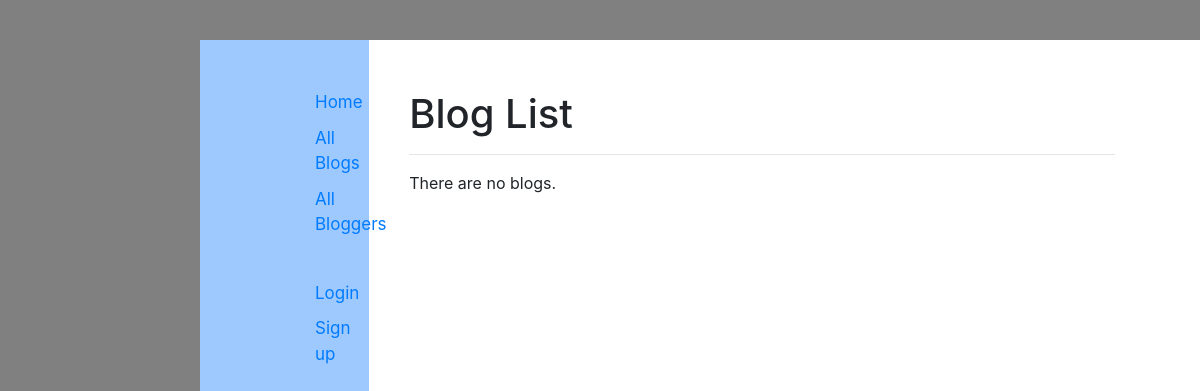
Before: /catalog/blog/blogs/ with the older database file.
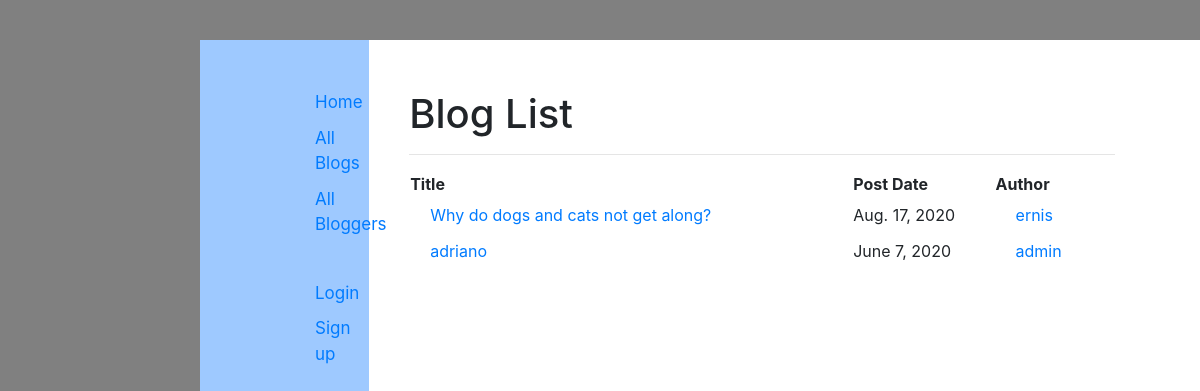
After: the same page with the newer database file.
### catalog/models.py (models this page shows, shortened)
class Blog(models.Model):
    title = models.CharField(max_length = 200)
    post_date = models.DateField( default = date.today)
    author = models.ForeignKey(Blogger, on_delete = models.SET_NULL, null = True)
    description = models.TextField(max_length = 2000, help_text = "Enter your text here.")
    class Meta:
        ordering = ["-post_date"]
    def get_absolute_url(self):
        return reverse('blog-detail', args=[str(self.id)])

class Blogger(models.Model):
    user = models.OneToOneField(User, primary_key=True, on_delete = models.CASCADE)
    first_name = models.CharField(max_length=100, blank=True)
    last_name = models.CharField(max_length=100, blank=True)
    email = models.EmailField(max_length=150, default=False)
    bio = models.TextField(max_length = 500, help_text = "Enter your bio here.")
    class Meta:
        ordering = [ 'user','bio']
    def __str__(self):
        return self.user.username

### catalog/views.py (the view)
# urls.py: path('blog/blogs/', views.BlogListView.as_view(), name = 'blogs'),
class BlogListView( generic.ListView):
    model = Blog

### catalog/templates/catalog/blog_list.html
{% extends "base_generic.html" %}
{% block content %}
  <h1>Blog List</h1>
<hr/>
  {% if blog_list %}
  <table style="width: 100%;">
    <tr>
      <th>Title</th>
      <th>Post Date</th>
      <th>Author</th>
    </tr>
    {% for blog in blog_list %}
    <tr>
      <td><a href="{{ blog.get_absolute_url }}">{{ blog.title }}</a></td>
      <td>{{blog.post_date}}</td>
      <td><a href="{% url 'blogger-detail' blog.author.pk %}"> {{blog.author}}</a></td>
    </tr>
    {% endfor %}
  </table>
  {% else %}
    <p>There are no blogs.</p>
  {% endif %}
{% endblock %}

### catalog/templates/base_generic.html (shortened to what this page needs)
<!DOCTYPE html>
<html lang="en">
<head>
  <link rel="stylesheet" href="https://stackpath.bootstrapcdn.com/bootstrap/4.1.3/css/bootstrap.min.css">
  {% load static %}
  <link rel="stylesheet" href="{% static 'css/styles.css' %}">
</head>
<body>
  <div class="content">
    <div class="row">
      <div class="col-md-2" style="padding-bottom: 850px; background-color:	#9ec9ff;">
      {% block sidebar %}
        <ul class="navbar-nav navbar-right" style="font-size: 17px; padding-top: 40px;"  padding-left:50px  >
          <li><a href="{% url 'index' %}">Home</a></li>
          <li><a href="{% url 'blogs' %}">All Blogs</a></li>
          <li><a href="{% url 'bloggers' %}">All Bloggers</a></li>
          {% if user.is_authenticated %}
          <li><strong>User:</strong>  {{ user.get_username }}</li>
          <li><a href="{% url 'profile-detail' user.pk %}">My Blog</a></li>
          <hr/>
          <li><a href="{% url 'logout'%}?next={{request.path}}">Logout</a></li>
          {% else %}
          <li><a href="{% url 'login'%}?next={{request.path}}">Login </a></li>
          <li><a href="{% url 'register' %}">Sign up </a></li>
          {% endif %}
        </ul>
      {% endblock %}
      </div>
      <div class="col-md-9" style="padding-left:40px; padding-top: 50px;" >{% block content %} Welcome to Avenir Library {% endblock %}</div>
      </div>
    </div>
</body>
</html>

### catalog/static/styles.css (style rules this page uses)
.navbar-nav { margin-top: 5px; margin-left: 50px; padding-left: 30px; list-style: none; }

Changed rows visible on the page:
added Blog: title "Why do dogs and cats not get along?", post_date "Aug. 17, 2020", author "ernis"
added Blog: title "adriano", post_date "June 7, 2020", author "admin"
Other visible differences:
text no longer shown: "There are no blogs."
text now shown: "Title Post Date Author"
